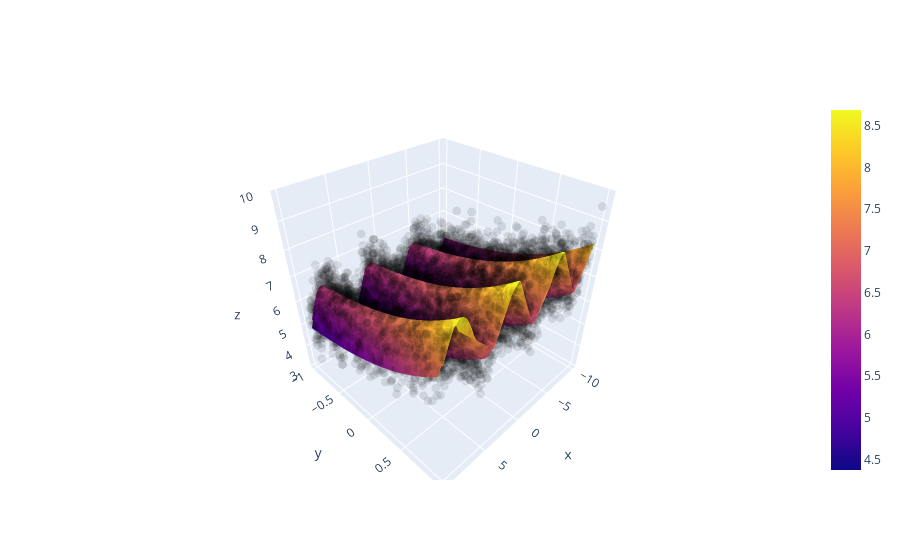

The notebook cell saved with this chart:
### Code cell
fig = go.Figure(
    data=[
        go.Surface(x=plot_x, y=plot_y, z=Z),
        go.Scatter3d(
            x=X[:, 0],
            y=X[:, 1],
            z=obs_y,
            opacity=0.1,
            mode="markers",
            marker={"size": 3, "color": "black"},
        ),
    ]
)
fig.show()
